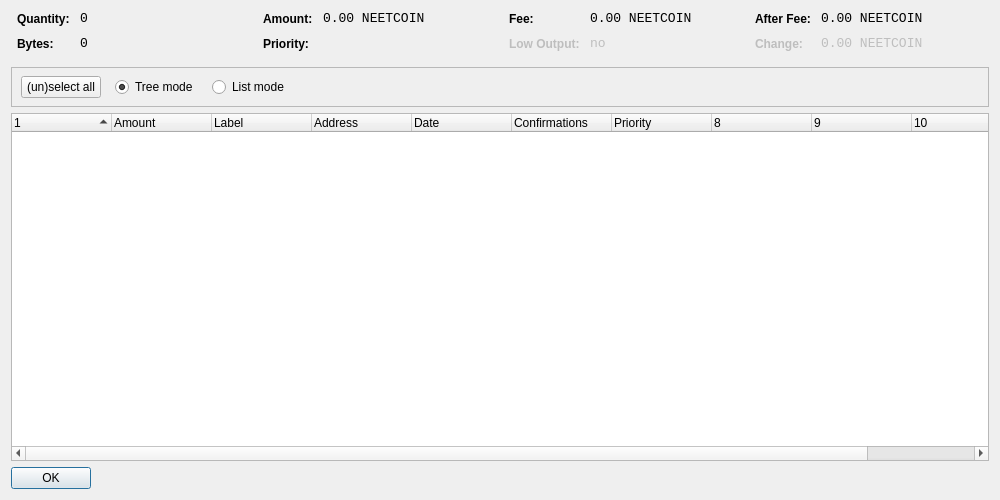
<?xml version="1.0" encoding="UTF-8"?>
<ui version="4.0">
 <class>CoinControlDialog</class>
 <widget class="QDialog" name="CoinControlDialog">
  <property name="geometry">
   <rect>
    <x>0</x>
    <y>0</y>
    <width>1000</width>
    <height>500</height>
   </rect>
  </property>
  <property name="windowTitle">
   <string>Coin Control</string>
  </property>
  <layout class="QVBoxLayout" name="verticalLayout">
   <item>
    <layout class="QHBoxLayout" name="horizontalLayoutTop" stretch="0,0,0,0">
     <property name="topMargin">
      <number>0</number>
     </property>
     <property name="bottomMargin">
      <number>10</number>
     </property>
     <item>
      <layout class="QFormLayout" name="formLayoutCoinControl1">
       <property name="horizontalSpacing">
        <number>10</number>
       </property>
       <property name="verticalSpacing">
        <number>10</number>
       </property>
       <property name="leftMargin">
        <number>6</number>
       </property>
       <property name="rightMargin">
        <number>6</number>
       </property>
       <item row="0" column="0">
        <widget class="QLabel" name="labelCoinControlQuantityText">
         <property name="styleSheet">
          <string notr="true">font-weight:bold;</string>
         </property>
         <property name="text">
          <string>Quantity:</string>
         </property>
        </widget>
       </item>
       <item row="0" column="1">
        <widget class="QLabel" name="labelCoinControlQuantity">
         <property name="font">
          <font>
           <family>Monospace</family>
           <pointsize>10</pointsize>
          </font>
         </property>
         <property name="cursor">
          <cursorShape>IBeamCursor</cursorShape>
         </property>
         <property name="contextMenuPolicy">
          <enum>Qt::ActionsContextMenu</enum>
         </property>
         <property name="text">
          <string notr="true">0</string>
         </property>
         <property name="textInteractionFlags">
          <set>Qt::LinksAccessibleByMouse|Qt::TextSelectableByKeyboard|Qt::TextSelectableByMouse</set>
         </property>
        </widget>
       </item>
       <item row="1" column="0">
        <widget class="QLabel" name="labelCoinControlBytesText">
         <property name="styleSheet">
          <string notr="true">font-weight:bold;</string>
         </property>
         <property name="text">
          <string>Bytes:</string>
         </property>
        </widget>
       </item>
       <item row="1" column="1">
        <widget class="QLabel" name="labelCoinControlBytes">
         <property name="font">
          <font>
           <family>Monospace</family>
           <pointsize>10</pointsize>
          </font>
         </property>
         <property name="cursor">
          <cursorShape>IBeamCursor</cursorShape>
         </property>
         <property name="contextMenuPolicy">
          <enum>Qt::ActionsContextMenu</enum>
         </property>
         <property name="text">
          <string notr="true">0</string>
         </property>
         <property name="textInteractionFlags">
          <set>Qt::LinksAccessibleByMouse|Qt::TextSelectableByKeyboard|Qt::TextSelectableByMouse</set>
         </property>
        </widget>
       </item>
      </layout>
     </item>
     <item>
      <layout class="QFormLayout" name="formLayoutCoinControl2">
       <property name="horizontalSpacing">
        <number>10</number>
       </property>
       <property name="verticalSpacing">
        <number>10</number>
       </property>
       <property name="leftMargin">
        <number>6</number>
       </property>
       <property name="rightMargin">
        <number>6</number>
       </property>
       <item row="0" column="0">
        <widget class="QLabel" name="labelCoinControlAmountText">
         <property name="styleSheet">
          <string notr="true">font-weight:bold;</string>
         </property>
         <property name="text">
          <string>Amount:</string>
         </property>
        </widget>
       </item>
       <item row="0" column="1">
        <widget class="QLabel" name="labelCoinControlAmount">
         <property name="font">
          <font>
           <family>Monospace</family>
           <pointsize>10</pointsize>
          </font>
         </property>
         <property name="cursor">
          <cursorShape>IBeamCursor</cursorShape>
         </property>
         <property name="contextMenuPolicy">
          <enum>Qt::ActionsContextMenu</enum>
         </property>
         <property name="text">
          <string notr="true">0.00 NEETCOIN</string>
         </property>
         <property name="textInteractionFlags">
          <set>Qt::LinksAccessibleByMouse|Qt::TextSelectableByKeyboard|Qt::TextSelectableByMouse</set>
         </property>
        </widget>
       </item>
       <item row="1" column="0">
        <widget class="QLabel" name="labelCoinControlPriorityText">
         <property name="styleSheet">
          <string notr="true">font-weight:bold;</string>
         </property>
         <property name="text">
          <string>Priority:</string>
         </property>
        </widget>
       </item>
       <item row="1" column="1">
        <widget class="QLabel" name="labelCoinControlPriority">
         <property name="font">
          <font>
           <family>Monospace</family>
           <pointsize>10</pointsize>
          </font>
         </property>
         <property name="cursor">
          <cursorShape>IBeamCursor</cursorShape>
         </property>
         <property name="contextMenuPolicy">
          <enum>Qt::ActionsContextMenu</enum>
         </property>
         <property name="text">
          <string/>
         </property>
         <property name="textInteractionFlags">
          <set>Qt::LinksAccessibleByMouse|Qt::TextSelectableByKeyboard|Qt::TextSelectableByMouse</set>
         </property>
        </widget>
       </item>
      </layout>
     </item>
     <item>
      <layout class="QFormLayout" name="formLayoutCoinControl3">
       <property name="horizontalSpacing">
        <number>10</number>
       </property>
       <property name="verticalSpacing">
        <number>10</number>
       </property>
       <property name="leftMargin">
        <number>6</number>
       </property>
       <property name="rightMargin">
        <number>6</number>
       </property>
       <item row="0" column="0">
        <widget class="QLabel" name="labelCoinControlFeeText">
         <property name="styleSheet">
          <string notr="true">font-weight:bold;</string>
         </property>
         <property name="text">
          <string>Fee:</string>
         </property>
        </widget>
       </item>
       <item row="0" column="1">
        <widget class="QLabel" name="labelCoinControlFee">
         <property name="font">
          <font>
           <family>Monospace</family>
           <pointsize>10</pointsize>
          </font>
         </property>
         <property name="cursor">
          <cursorShape>IBeamCursor</cursorShape>
         </property>
         <property name="contextMenuPolicy">
          <enum>Qt::ActionsContextMenu</enum>
         </property>
         <property name="text">
          <string notr="true">0.00 NEETCOIN</string>
         </property>
         <property name="textInteractionFlags">
          <set>Qt::LinksAccessibleByMouse|Qt::TextSelectableByKeyboard|Qt::TextSelectableByMouse</set>
         </property>
        </widget>
       </item>
       <item row="1" column="0">
        <widget class="QLabel" name="labelCoinControlLowOutputText">
         <property name="enabled">
          <bool>false</bool>
         </property>
         <property name="styleSheet">
          <string notr="true">font-weight:bold;</string>
         </property>
         <property name="text">
          <string>Low Output:</string>
         </property>
        </widget>
       </item>
       <item row="1" column="1">
        <widget class="QLabel" name="labelCoinControlLowOutput">
         <property name="enabled">
          <bool>false</bool>
         </property>
         <property name="font">
          <font>
           <family>Monospace</family>
           <pointsize>10</pointsize>
          </font>
         </property>
         <property name="cursor">
          <cursorShape>IBeamCursor</cursorShape>
         </property>
         <property name="contextMenuPolicy">
          <enum>Qt::ActionsContextMenu</enum>
         </property>
         <property name="text">
          <string notr="true">no</string>
         </property>
         <property name="textInteractionFlags">
          <set>Qt::LinksAccessibleByMouse|Qt::TextSelectableByKeyboard|Qt::TextSelectableByMouse</set>
         </property>
        </widget>
       </item>
      </layout>
     </item>
     <item>
      <layout class="QFormLayout" name="formLayoutCoinControl4">
       <property name="horizontalSpacing">
        <number>10</number>
       </property>
       <property name="verticalSpacing">
        <number>10</number>
       </property>
       <property name="leftMargin">
        <number>6</number>
       </property>
       <property name="rightMargin">
        <number>6</number>
       </property>
       <item row="0" column="0">
        <widget class="QLabel" name="labelCoinControlAfterFeeText">
         <property name="styleSheet">
          <string notr="true">font-weight:bold;</string>
         </property>
         <property name="text">
          <string>After Fee:</string>
         </property>
        </widget>
       </item>
       <item row="0" column="1">
        <widget class="QLabel" name="labelCoinControlAfterFee">
         <property name="font">
          <font>
           <family>Monospace</family>
           <pointsize>10</pointsize>
          </font>
         </property>
         <property name="cursor">
          <cursorShape>IBeamCursor</cursorShape>
         </property>
         <property name="contextMenuPolicy">
          <enum>Qt::ActionsContextMenu</enum>
         </property>
         <property name="text">
          <string notr="true">0.00 NEETCOIN</string>
         </property>
         <property name="textInteractionFlags">
          <set>Qt::LinksAccessibleByMouse|Qt::TextSelectableByKeyboard|Qt::TextSelectableByMouse</set>
         </property>
        </widget>
       </item>
       <item row="1" column="0">
        <widget class="QLabel" name="labelCoinControlChangeText">
         <property name="enabled">
          <bool>false</bool>
         </property>
         <property name="styleSheet">
          <string notr="true">font-weight:bold;</string>
         </property>
         <property name="text">
          <string>Change:</string>
         </property>
        </widget>
       </item>
       <item row="1" column="1">
        <widget class="QLabel" name="labelCoinControlChange">
         <property name="enabled">
          <bool>false</bool>
         </property>
         <property name="font">
          <font>
           <family>Monospace</family>
           <pointsize>10</pointsize>
          </font>
         </property>
         <property name="cursor">
          <cursorShape>IBeamCursor</cursorShape>
         </property>
         <property name="contextMenuPolicy">
          <enum>Qt::ActionsContextMenu</enum>
         </property>
         <property name="text">
          <string notr="true">0.00 NEETCOIN</string>
         </property>
         <property name="textInteractionFlags">
          <set>Qt::LinksAccessibleByMouse|Qt::TextSelectableByKeyboard|Qt::TextSelectableByMouse</set>
         </property>
        </widget>
       </item>
      </layout>
     </item>
    </layout>
   </item>
   <item>
    <widget class="QFrame" name="frame">
     <property name="minimumSize">
      <size>
       <width>0</width>
       <height>40</height>
      </size>
     </property>
     <property name="frameShape">
      <enum>QFrame::StyledPanel</enum>
     </property>
     <property name="frameShadow">
      <enum>QFrame::Sunken</enum>
     </property>
     <widget class="QWidget" name="horizontalLayoutWidget">
      <property name="geometry">
       <rect>
        <x>10</x>
        <y>0</y>
        <width>781</width>
        <height>41</height>
       </rect>
      </property>
      <layout class="QHBoxLayout" name="horizontalLayoutPanel" stretch="0,0,0,0,0">
       <property name="spacing">
        <number>14</number>
       </property>
       <item>
        <widget class="QPushButton" name="pushButtonSelectAll">
         <property name="sizePolicy">
          <sizepolicy hsizetype="Maximum" vsizetype="Fixed">
           <horstretch>0</horstretch>
           <verstretch>0</verstretch>
          </sizepolicy>
         </property>
         <property name="text">
          <string>(un)select all</string>
         </property>
        </widget>
       </item>
       <item>
        <widget class="QRadioButton" name="radioTreeMode">
         <property name="sizePolicy">
          <sizepolicy hsizetype="Maximum" vsizetype="Fixed">
           <horstretch>0</horstretch>
           <verstretch>0</verstretch>
          </sizepolicy>
         </property>
         <property name="text">
          <string>Tree mode</string>
         </property>
         <property name="checked">
          <bool>true</bool>
         </property>
        </widget>
       </item>
       <item>
        <widget class="QRadioButton" name="radioListMode">
         <property name="sizePolicy">
          <sizepolicy hsizetype="Maximum" vsizetype="Fixed">
           <horstretch>0</horstretch>
           <verstretch>0</verstretch>
          </sizepolicy>
         </property>
         <property name="text">
          <string>List mode</string>
         </property>
        </widget>
       </item>
       <item>
        <spacer name="horizontalSpacer">
         <property name="orientation">
          <enum>Qt::Horizontal</enum>
         </property>
         <property name="sizeHint" stdset="0">
          <size>
           <width>40</width>
           <height>20</height>
          </size>
         </property>
        </spacer>
       </item>
      </layout>
     </widget>
    </widget>
   </item>
   <item>
    <widget class="CoinControlTreeWidget" name="treeWidget">
     <property name="contextMenuPolicy">
      <enum>Qt::CustomContextMenu</enum>
     </property>
     <property name="sortingEnabled">
      <bool>false</bool>
     </property>
     <property name="columnCount">
      <number>11</number>
     </property>
     <attribute name="headerShowSortIndicator" stdset="0">
      <bool>true</bool>
     </attribute>
     <attribute name="headerStretchLastSection">
      <bool>false</bool>
     </attribute>
     <column>
      <property name="text">
       <string/>
      </property>
     </column>
     <column>
      <property name="text">
       <string>Amount</string>
      </property>
     </column>
     <column>
      <property name="text">
       <string>Label</string>
      </property>
     </column>
     <column>
      <property name="text">
       <string>Address</string>
      </property>
     </column>
     <column>
      <property name="text">
       <string>Date</string>
      </property>
     </column>
     <column>
      <property name="text">
       <string>Confirmations</string>
      </property>
      <property name="toolTip">
       <string>Confirmed</string>
      </property>
     </column>
     <column>
      <property name="text">
       <string>Priority</string>
      </property>
     </column>
     <column>
      <property name="text">
       <string/>
      </property>
     </column>
     <column>
      <property name="text">
       <string/>
      </property>
     </column>
     <column>
      <property name="text">
       <string/>
      </property>
     </column>
     <column>
      <property name="text">
       <string/>
      </property>
     </column>
    </widget>
   </item>
   <item>
    <widget class="QDialogButtonBox" name="buttonBox">
     <property name="sizePolicy">
      <sizepolicy hsizetype="Maximum" vsizetype="Fixed">
       <horstretch>0</horstretch>
       <verstretch>0</verstretch>
      </sizepolicy>
     </property>
     <property name="orientation">
      <enum>Qt::Horizontal</enum>
     </property>
     <property name="standardButtons">
      <set>QDialogButtonBox::Ok</set>
     </property>
    </widget>
   </item>
  </layout>
 </widget>
 <customwidgets>
  <customwidget>
   <class>CoinControlTreeWidget</class>
   <extends>QTreeWidget</extends>
   <header>coincontroltreewidget.h</header>
  </customwidget>
 </customwidgets>
 <resources/>
 <connections/>
</ui>
